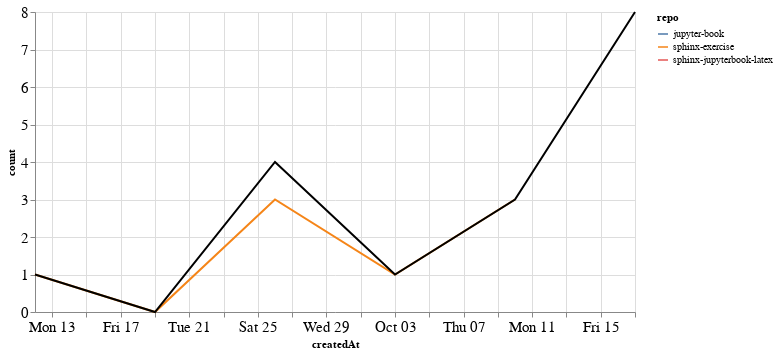

Source (notebook cell):
### Markdown cell above
### Comments

### Code cell
comments_time = comments.groupby('repo').resample('W', on='createdAt').count()['author'].reset_index()
comments_time = comments_time.rename(columns={'author': 'count'})
comments_time_total = comments_time.groupby('createdAt').agg({"count": "sum"}).reset_index()
ch1 = alt.Chart(comments_time, width=600).mark_line().encode(
    x='createdAt',
    y='count',
    color='repo',
    tooltip="repo"
)

ch2 = alt.Chart(comments_time_total, width=600).mark_line(color="black").encode(
    x='createdAt',
    y='count',
)

ch1 + ch2

### Figure 1 — Vega-Lite specification as saved in the notebook (floating-point values rounded to 4 significant figures)
{"config": {"axisLeft": {"labelFontSize": 15}, "axisBottom": {"labelFontSize": 15}}, "layer": [{"data": {"name": "data-f64054a6769c7a7e0df412a5fd3da035"}, "mark": "line", "encoding": {"color": {"type": "nominal", "field": "repo"}, "tooltip": {"type": "nominal", "field": "repo"}, "x": {"type": "temporal", "field": "createdAt"}, "y": {"type": "quantitative", "field": "count"}}, "width": 600}, {"data": {"name": "data-8bed2e16e763dc3e19ad211d2f691eaa"}, "mark": {"type": "line", "color": "black"}, "encoding": {"x": {"type": "temporal", "field": "createdAt"}, "y": {"type": "quantitative", "field": "count"}}, "width": 600}], "$schema": "https://vega.github.io/schema/vega-lite/v4.8.1.json", "datasets": {"data-f64054a6769c7a7e0df412a5fd3da035": [{"repo": "jupyter-book", "createdAt": "2021-10-17T00:00:00", "count": 8}, {"repo": "sphinx-exercise", "createdAt": "2021-09-12T00:00:00", "count": 1}, {"repo": "sphinx-exercise", "createdAt": "2021-09-19T00:00:00", "count": 0}, {"repo": "sphinx-exercise", "createdAt": "2021-09-26T00:00:00", "count": 3}, {"repo": "sphinx-exercise", "createdAt": "2021-10-03T00:00:00", "count": 1}, {"repo": "sphinx-exercise", "createdAt": "2021-10-10T00:00:00", "count": 3}, {"repo": "sphinx-jupyterbook-latex", "createdAt": "2021-09-26T00:00:00", "count": 1}], "data-8bed2e16e763dc3e19ad211d2f691eaa": [{"createdAt": "2021-09-12T00:00:00", "count": 1}, {"createdAt": "2021-09-19T00:00:00", "count": 0}, {"createdAt": "2021-09-26T00:00:00", "count": 4}, {"createdAt": "2021-10-03T00:00:00", "count": 1}, {"createdAt": "2021-10-10T00:00:00", "count": 3}, {"createdAt": "2021-10-17T00:00:00", "count": 8}]}}
